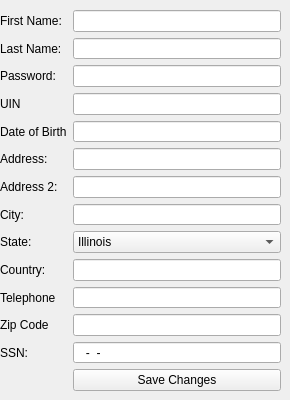
      <widget class="QWidget" name="User_2">
       <attribute name="title">
        <string>User Account </string>
       </attribute>
       <widget class="QWidget" name="formLayoutWidget_5">
        <property name="geometry">
         <rect>
          <x>0</x>
          <y>10</y>
          <width>281</width>
          <height>381</height>
         </rect>
        </property>
        <layout class="QFormLayout" name="formLayout_5">
         <property name="fieldGrowthPolicy">
          <enum>QFormLayout::AllNonFixedFieldsGrow</enum>
         </property>
         <item row="0" column="0">
          <widget class="QLabel" name="label_41">
           <property name="text">
            <string>First Name:</string>
           </property>
          </widget>
         </item>
         <item row="0" column="1">
          <widget class="QLineEdit" name="lineEdit_ta_firstname"/>
         </item>
         <item row="4" column="0">
          <widget class="QLabel" name="label_50">
           <property name="text">
            <string>Date of Birth</string>
           </property>
          </widget>
         </item>
         <item row="4" column="1">
          <widget class="QLineEdit" name="lineEdit_ta_DOB"/>
         </item>
         <item row="5" column="0">
          <widget class="QLabel" name="label_51">
           <property name="text">
            <string>Address:</string>
           </property>
          </widget>
         </item>
         <item row="5" column="1">
          <widget class="QLineEdit" name="lineEdit_ta_address1"/>
         </item>
         <item row="6" column="0">
          <widget class="QLabel" name="label_52">
           <property name="text">
            <string>Address 2:</string>
           </property>
          </widget>
         </item>
         <item row="6" column="1">
          <widget class="QLineEdit" name="lineEdit_ta_address2"/>
         </item>
         <item row="7" column="0">
          <widget class="QLabel" name="label_53">
           <property name="text">
            <string>City:</string>
           </property>
          </widget>
         </item>
         <item row="7" column="1">
          <widget class="QLineEdit" name="lineEdit_ta_city"/>
         </item>
         <item row="8" column="0">
          <widget class="QLabel" name="label_54">
           <property name="text">
            <string>State:</string>
           </property>
          </widget>
         </item>
         <item row="8" column="1">
          <widget class="QComboBox" name="comboBox_ta_state">
           <item>
            <property name="text">
             <string notr="true">Illinois</string>
            </property>
           </item>
          </widget>
         </item>
         <item row="9" column="0">
          <widget class="QLabel" name="label_55">
           <property name="text">
            <string>Country:</string>
           </property>
          </widget>
         </item>
         <item row="9" column="1">
          <widget class="QLineEdit" name="lineEdit_ta_country"/>
         </item>
         <item row="10" column="0">
          <widget class="QLabel" name="label_56">
           <property name="text">
            <string>Telephone</string>
           </property>
          </widget>
         </item>
         <item row="10" column="1">
          <widget class="QLineEdit" name="lineEdit_ta_email"/>
         </item>
         <item row="11" column="0">
          <widget class="QLabel" name="label_57">
           <property name="text">
            <string>Zip Code</string>
           </property>
          </widget>
         </item>
         <item row="11" column="1">
          <widget class="QLineEdit" name="lineEdit_ta_zipcode"/>
         </item>
         <item row="12" column="0">
          <widget class="QLabel" name="label_58">
           <property name="text">
            <string>SSN:</string>
           </property>
          </widget>
         </item>
         <item row="12" column="1">
          <widget class="QLineEdit" name="lineEdit_ta_ssn">
           <property name="inputMask">
            <string>999-99-9999; </string>
           </property>
          </widget>
         </item>
         <item row="13" column="1">
          <widget class="QPushButton" name="pushButton_ta_save">
           <property name="text">
            <string>Save Changes</string>
           </property>
          </widget>
         </item>
         <item row="3" column="1">
          <widget class="QLineEdit" name="lineEdit_ta_UIN">
           <property name="readOnly">
            <bool>true</bool>
           </property>
          </widget>
         </item>
         <item row="3" column="0">
          <widget class="QLabel" name="label_15">
           <property name="text">
            <string>UIN</string>
           </property>
          </widget>
         </item>
         <item row="1" column="1">
          <widget class="QLineEdit" name="lineEdit_ta_lastname"/>
         </item>
         <item row="1" column="0">
          <widget class="QLabel" name="label_25">
           <property name="text">
            <string>Last Name:</string>
           </property>
          </widget>
         </item>
         <item row="2" column="1">
          <widget class="QLineEdit" name="lineEdit_ta_password"/>
         </item>
         <item row="2" column="0">
          <widget class="QLabel" name="label_27">
           <property name="text">
            <string>Password:</string>
           </property>
          </widget>
         </item>
        </layout>
       </widget>
      </widget>
